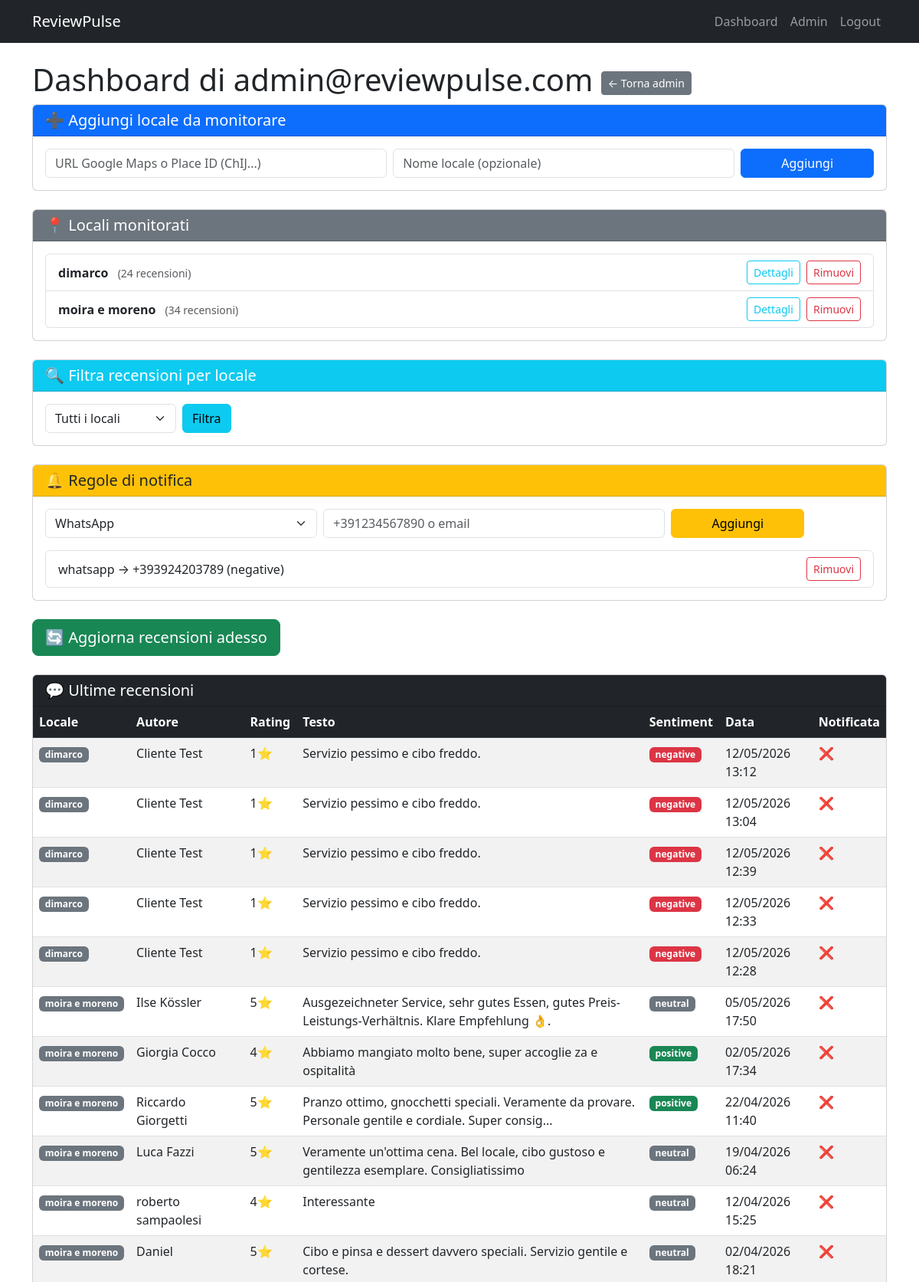
The page /admin/user/1 (signed in, upper part) on the database its author committed.
### app/models.py (models this page shows)
class User(UserMixin, db.Model):
    id = db.Column(db.Integer, primary_key=True)
    email = db.Column(db.String(120), unique=True, nullable=False)
    password = db.Column(db.String(60), nullable=False)
    is_admin = db.Column(db.Boolean, default=False)
    places = db.relationship('MonitoredPlace', backref='owner', lazy=True, cascade='all, delete-orphan')
    rules = db.relationship('NotificationRule', backref='owner', lazy=True, cascade='all, delete-orphan')
    reviews = db.relationship('Review', backref='owner', lazy=True)

class MonitoredPlace(db.Model):
    id = db.Column(db.Integer, primary_key=True)
    place_id = db.Column(db.String(512), nullable=False)
    place_name = db.Column(db.String(255), nullable=True)
    user_id = db.Column(db.Integer, db.ForeignKey('user.id'), nullable=False)
    reviews = db.relationship('Review', backref='place', lazy=True, cascade='all, delete-orphan')

class NotificationRule(db.Model):
    id = db.Column(db.Integer, primary_key=True)
    channel = db.Column(db.String(20))
    target = db.Column(db.String(100))
    trigger_sentiment = db.Column(db.String(20))
    user_id = db.Column(db.Integer, db.ForeignKey('user.id'), nullable=False)

class Review(db.Model):
    id = db.Column(db.Integer, primary_key=True)
    author_name = db.Column(db.String(100))
    rating = db.Column(db.Integer)
    text = db.Column(db.Text)
    time = db.Column(db.DateTime, default=datetime.utcnow)
    source = db.Column(db.String(50), default="Google")
    sentiment = db.Column(db.String(20))
    notified = db.Column(db.Boolean, default=False)
    response_sent = db.Column(db.Boolean, default=False)
    user_id = db.Column(db.Integer, db.ForeignKey('user.id'), nullable=False)
    place_id = db.Column(db.Integer, db.ForeignKey('monitored_place.id'), nullable=False)

### app/routes.py (the view)
@main.route('/admin/user/<int:user_id>')
@login_required
def admin_view_user(user_id):
    if not current_user.is_admin:
        flash('Accesso riservato.', 'danger')
        return redirect(url_for('main.dashboard'))
    user = User.query.get_or_404(user_id)
    places = MonitoredPlace.query.filter_by(user_id=user.id).all()
    reviews = Review.query.filter_by(user_id=user.id).order_by(Review.time.desc()).all()
    rules = NotificationRule.query.filter_by(user_id=user.id).all()
    return render_template('dashboard.html', places=places, reviews=reviews, rules=rules, view_user=user)

### app/templates/dashboard.html (shortened to what this page needs)
{% extends "base.html" %}
{% block content %}
<h1>
    {% if view_user %}
        Dashboard di {{ view_user.email }}
        <a href="{{ url_for('main.admin_panel') }}" class="btn btn-sm btn-secondary">← Torna admin</a>
    {% else %}
        La tua Dashboard
    {% endif %}
</h1>
<div class="card mb-4">
    <div class="card-header bg-primary text-white">
        <h5 class="mb-0">➕ Aggiungi locale da monitorare</h5>
    </div>
    <div class="card-body">
        <form method="post" action="{{ url_for('main.add_place') }}">
            <div class="row g-2">
                <div class="col-md-5">
                    <input type="text" name="place_id" class="form-control" placeholder="URL Google Maps o Place ID (ChIJ...)" required>
                </div>
                <div class="col-md-5">
                    <input type="text" name="place_name" class="form-control" placeholder="Nome locale (opzionale)">
                </div>
                <div class="col-md-2">
                    <button class="btn btn-primary w-100">Aggiungi</button>
                </div>
            </div>
        </form>
    </div>
</div>
<div class="card mb-4">
    <div class="card-header bg-secondary text-white">
        <h5 class="mb-0">📍 Locali monitorati</h5>
    </div>
    <div class="card-body">
        {% if places %}
            <ul class="list-group">
            {% for p in places %}
				<li class="list-group-item d-flex justify-content-between align-items-center">
					<span>
						<strong>{{ p.place_name or p.place_id[:50] }}</strong>
						<small class="text-muted ms-2">({{ p.reviews|length }} recensioni)</small>
					</span>
					<div>
						<a href="{{ url_for('main.place_detail', place_id=p.id) }}" class="btn btn-sm btn-outline-info me-1">Dettagli</a>
						<a href="{{ url_for('main.remove_place', place_id=p.id) }}" class="btn btn-sm btn-outline-danger">Rimuovi</a>
					</div>
				</li>
            {% endfor %}
            </ul>
        {% else %}
            <p class="text-muted">Nessun locale monitorato.</p>
        {% endif %}
    </div>
</div>
<div class="card mb-4">
    <div class="card-header bg-info text-white">
        <h5 class="mb-0">🔍 Filtra recensioni per locale</h5>
    </div>
    <div class="card-body">
        <form method="get" action="{{ url_for('main.dashboard') }}" class="row g-2 align-items-center">
            <div class="col-auto">
                <select name="place" class="form-select">
                    <option value="">Tutti i locali</option>
                </select>
            </div>
            <div class="col-auto">
                <button type="submit" class="btn btn-info">Filtra</button>
            </div>
        </form>
    </div>
</div>
<div class="card mb-4">
    <div class="card-header bg-warning text-dark">
        <h5 class="mb-0">🔔 Regole di notifica</h5>
    </div>
    <div class="card-body">
        <form method="post" action="{{ url_for('main.add_rule') }}" class="row g-2 mb-3">
            <div class="col-md-4">
                <select name="channel" class="form-select">
                    <option value="whatsapp">WhatsApp</option>
                </select>
            </div>
            <div class="col-md-5">
                <input type="text" name="target" class="form-control" placeholder="+391234567890 o email">
            </div>
            <div class="col-md-2">
                <button class="btn btn-warning w-100">Aggiungi</button>
            </div>
        </form>
        {% if rules %}
            <ul class="list-group">
            {% for r in rules %}
                <li class="list-group-item d-flex justify-content-between align-items-center">
                    {{ r.channel }} → {{ r.target }} ({{ r.trigger_sentiment }})
                    <a href="{{ url_for('main.remove_rule', rule_id=r.id) }}" class="btn btn-sm btn-outline-danger">Rimuovi</a>
                </li>
            {% endfor %}
            </ul>
        {% endif %}
    </div>
</div>
<div class="mb-4">
    <a href="{{ url_for('main.force_check') }}" class="btn btn-success btn-lg">
        🔄 Aggiorna recensioni adesso
    </a>
</div>
<div class="card">
    <div class="card-header bg-dark text-white">
        <h5 class="mb-0">💬 Ultime recensioni</h5>
    </div>
    <div class="card-body p-0">
        <div class="table-responsive">
            <table class="table table-hover table-striped mb-0">
                <thead class="table-dark">
                    <tr>
                        <th>Locale</th>
                        <th>Autore</th>
                        <th>Rating</th>
                        <th>Testo</th>
                        <th>Sentiment</th>
                        <th>Data</th>
                        <th>Notificata</th>
                    </tr>
                </thead>
                <tbody>
                    {% for r in reviews %}
                    <tr>
                        <td><span class="badge bg-secondary">{{ r.place.place_name or r.place.place_id[:30] }}</span></td>
                        <td>{{ r.author_name }}</td>
                        <td>{{ r.rating }}⭐</td>
                        <td>{{ r.text[:100] }}{% if r.text|length > 100 %}...{% endif %}</td>
                        <td>
                            <span class="badge bg-{{ 'danger' if r.sentiment=='negative' else 'success' if r.sentiment=='positive' else 'secondary' }}">
                                {{ r.sentiment }}
                            </span>
                        </td>
                        <td>{{ r.time.strftime('%d/%m/%Y %H:%M') }}</td>
                        <td>{{ '✅' if r.notified else '❌' }}</td>
                    </tr>
                    {% else %}
                    <tr>
                        <td colspan="7" class="text-center text-muted">Nessuna recensione trovata.</td>
                    </tr>
                    {% endfor %}
                </tbody>
            </table>
        </div>
    </div>
</div>
{% endblock %}

### rows shown on the page
User: email "admin@reviewpulse.com"
MonitoredPlace: place_name "dimarco", reviews|length "24"
MonitoredPlace: place_name "moira e moreno", reviews|length "34"
NotificationRule: channel "whatsapp", target "+393924203789", trigger_sentiment "negative"
Review: place "dimarco", author_name "Cliente Test", rating "1", text "Servizio pessimo e cibo freddo.", sentiment "negative", time "12/05/2026 13:12", notified "❌"
Review: place "dimarco", author_name "Cliente Test", rating "1", text "Servizio pessimo e cibo freddo.", sentiment "negative", time "12/05/2026 13:04", notified "❌"
Review: place "dimarco", author_name "Cliente Test", rating "1", text "Servizio pessimo e cibo freddo.", sentiment "negative", time "12/05/2026 12:39", notified "❌"
Review: place "dimarco", author_name "Cliente Test", rating "1", text "Servizio pessimo e cibo freddo.", sentiment "negative", time "12/05/2026 12:33", notified "❌"
Review: place "dimarco", author_name "Cliente Test", rating "1", text "Servizio pessimo e cibo freddo.", sentiment "negative", time "12/05/2026 12:28", notified "❌"
Review: place "moira e moreno", author_name "Ilse Kössler", rating "5", text "Ausgezeichneter Service, sehr gutes Essen, gutes Preis-Leistungs-Verhältnis. Klare Empfehlung 👌.", sentiment "neutral", time "05/05/2026 17:50", notified "❌"
Review: place "moira e moreno", author_name "Giorgia Cocco", rating "4", text "Abbiamo mangiato molto bene, super accoglie za e ospitalità", sentiment "positive", time "02/05/2026 17:34", notified "❌"
Review: place "moira e moreno", author_name "Riccardo Giorgetti", rating "5", text "Pranzo ottimo, gnocchetti speciali. Veramente da provare. Personale gentile e cordiale. Super consig", sentiment "positive", time "22/04/2026 11:40", notified "❌"
Review: place "moira e moreno", author_name "Luca Fazzi", rating "5", text "Veramente un'ottima cena. Bel locale, cibo gustoso e gentilezza esemplare. Consigliatissimo", sentiment "neutral", time "19/04/2026 06:24", notified "❌"
Review: place "moira e moreno", author_name "roberto sampaolesi", rating "4", text "Interessante", sentiment "neutral", time "12/04/2026 15:25", notified "❌"
Review: place "moira e moreno", author_name "Daniel", rating "5", text "Cibo e pinsa e dessert davvero speciali. Servizio gentile e cortese.", sentiment "neutral", time "02/04/2026 18:21", notified "❌"
